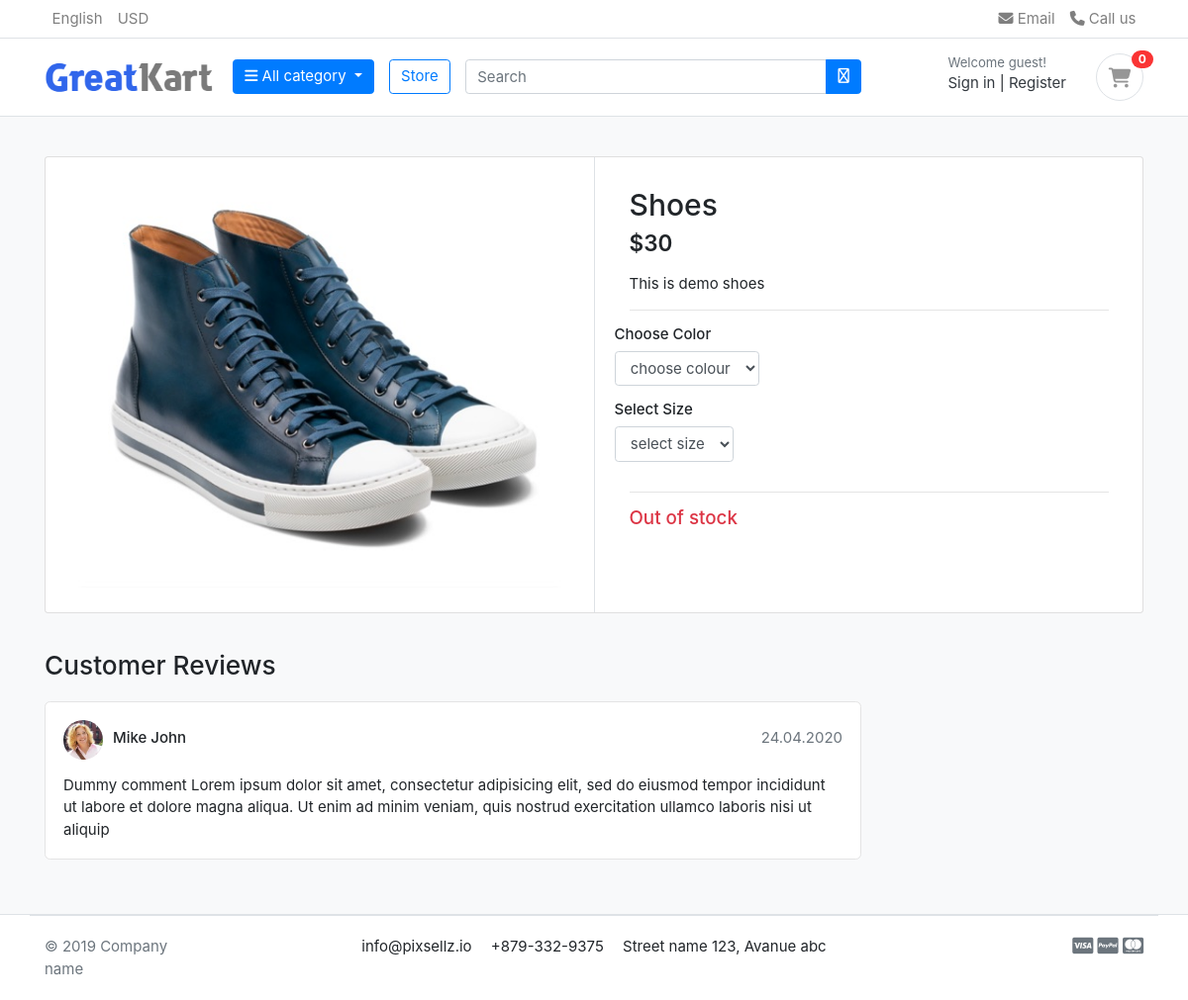
The page /store/category/shoes/shoes/ on the database as committed earlier.
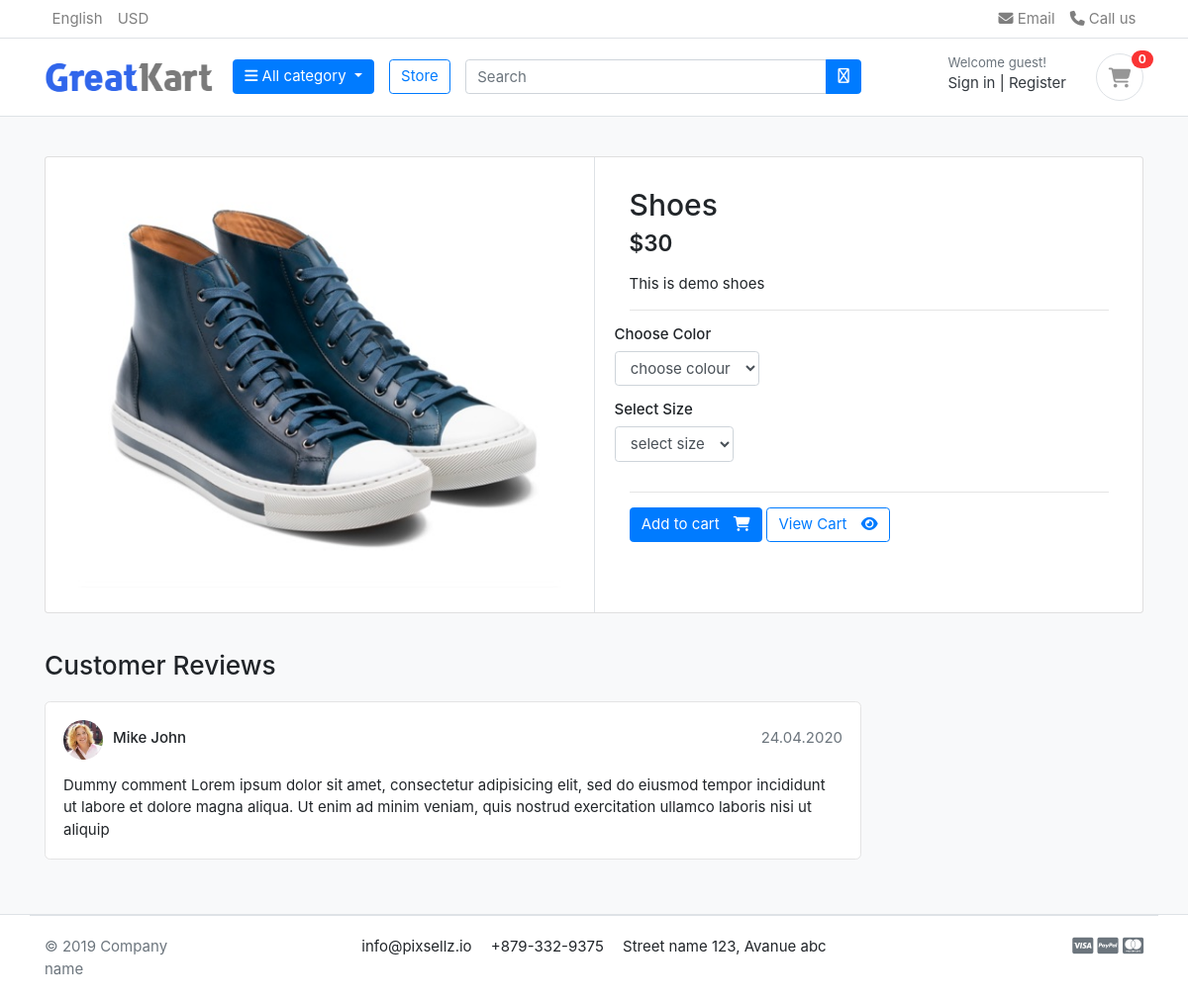
The same page on the database as committed later.
### store/views.py (the view)
# urls.py: path('category/<slug:category_slug>/<slug:product_slug>/', views.product_detail, name='product_detail'),
def product_detail(request,category_slug,product_slug):
    try:
        single_product = Product.objects.get(category__slug = category_slug,slug=product_slug)
        in_cart = CartItem.objects.filter(cart__cart_id = _cart_id(request),product=single_product).exists()
    except Exception as e:
        raise e
    context = {
        'single_product' : single_product,
        'in_cart'   : in_cart
    }
    return render(request,'store/product_detail.html', context)

### carts/context_processors.py (called while the page is built)
def counter(request):
    cart_count = 0
    if 'admin' in request.path:
        return()
    else:
        try:
            cart = Cart.objects.filter(cart_id = _cart_id(request))
            if request.user.is_authenticated:
                cart_items = CartItem.objects.filter(user=request.user)
            else:
                cart_items = CartItem.objects.filter(cart=cart[:1])
            for cart_item in cart_items:
                cart_count += cart_item.quantity
        except Cart.DoesNotExist:
            cart_count = 0
    return dict(cart_count=cart_count)

### carts/views.py (called while the page is built)
def _cart_id(request):
    cart = request.session.session_key
    if not cart:
        cart = request.session.create()
    return cart

### category/context_processors.py (called while the page is built)
def menu_links(request):
    links = Category.objects.all()
    return dict(links=links)

### category/models.py (called while the page is built)
    def get_url(self):
        return reverse('products_by_category', args=[self.slug])

### store/models.py (called while the page is built)
    def colours(self):
        return super(VariationManager, self).filter(variation_category='colour', is_active = True)

    def sizes(self):
        return super(VariationManager, self).filter(variation_category='size', is_active = True)

### templates/store/product_detail.html (shortened to what this page needs)
{% extends "base.html" %}
{% block content %}
<section class="section-content padding-y bg">
    <div class="container">
    <div class="card">
        <div class="row no-gutters">
            <aside class="col-md-6">
    <article class="gallery-wrap">
        <div class="img-big-wrap">
           <a href="#"><img src="{{single_product.image.url}}"></a>
        </div>
    </article>
            </aside>
            <main class="col-md-6 border-left">
  <form action="{% url 'add_cart' single_product.id %}" method = 'POST'>
    <article class="content-body">
    <h2 class="title">{{single_product.product_name}}</h2>
    <div class="mb-3">
        <var class="price h4">${{single_product.price}}</var>
    </div>
    <p>{{single_product.description}}</p>
    <hr>
        <div class="row">
            <div class="item-option-select">
                <h6>Choose Color</h6>
                <select name="colour" label class="form-control" required>
                <option value="" disabled selected>choose colour</option>
                </select>
            </div>
        </div>
        <div class="row">
            <div class="item-option-select">
                <h6>Select Size</h6>
                <select name="size" class="form-control">
                <option value="" disabled selected>select size</option>
                </select>
            </div>
        </div>
        <hr>
        {% if single_product.stock <= 0 %}
          <h5 class="text-danger">Out of stock</h5>
        {% else %}
          {% if in_cart %}
          <button type='submit' class="btn  btn-primary"> <span class="text">Add to cart</span> <i class="fas fa-shopping-cart"></i></button>
          <a href="{% url "cart" %}" class="btn  btn-outline-primary"> <span class="text">View Cart</span> <i class="fas fa-eye"></i></a>
          {% else %}
            <button type='submit' class="btn  btn-primary"> <span class="text">Add to cart</span> <i class="fas fa-shopping-cart"></i></button>
          {% endif %}
        {% endif %}
    </article>
  </form>
            </main>
        </div>
    </div>
    <br>
    <div class="row">
                <div class="col-md-9">
        <header class="section-heading">
            <h3>Customer Reviews </h3>
        </header>
        <article class="box mb-3">
            <div class="icontext w-100">
                <img src="./images/avatars/avatar1.jpg" class="img-xs icon rounded-circle">
                <div class="text">
                    <span class="date text-muted float-md-right">24.04.2020 </span>
                    <h6 class="mb-1">Mike John </h6>
                </div>
            </div>
            <div class="mt-3">
                <p>
                    Dummy comment Lorem ipsum dolor sit amet, consectetur adipisicing elit, sed do eiusmod
                    tempor incididunt ut labore et dolore magna aliqua. Ut enim ad minim veniam,
                    quis nostrud exercitation ullamco laboris nisi ut aliquip
                </p>
            </div>
        </article>
        </div>
    </div>
    </div>
    </section>
{% endblock content %}

Rows that differ between the two databases and show on the page:
changed Product "Shoes": stock 0 → 5 (drawn)
Other text that changed with them:
text no longer shown: "Out of stock"
text now shown: "Add to cart View Cart"
